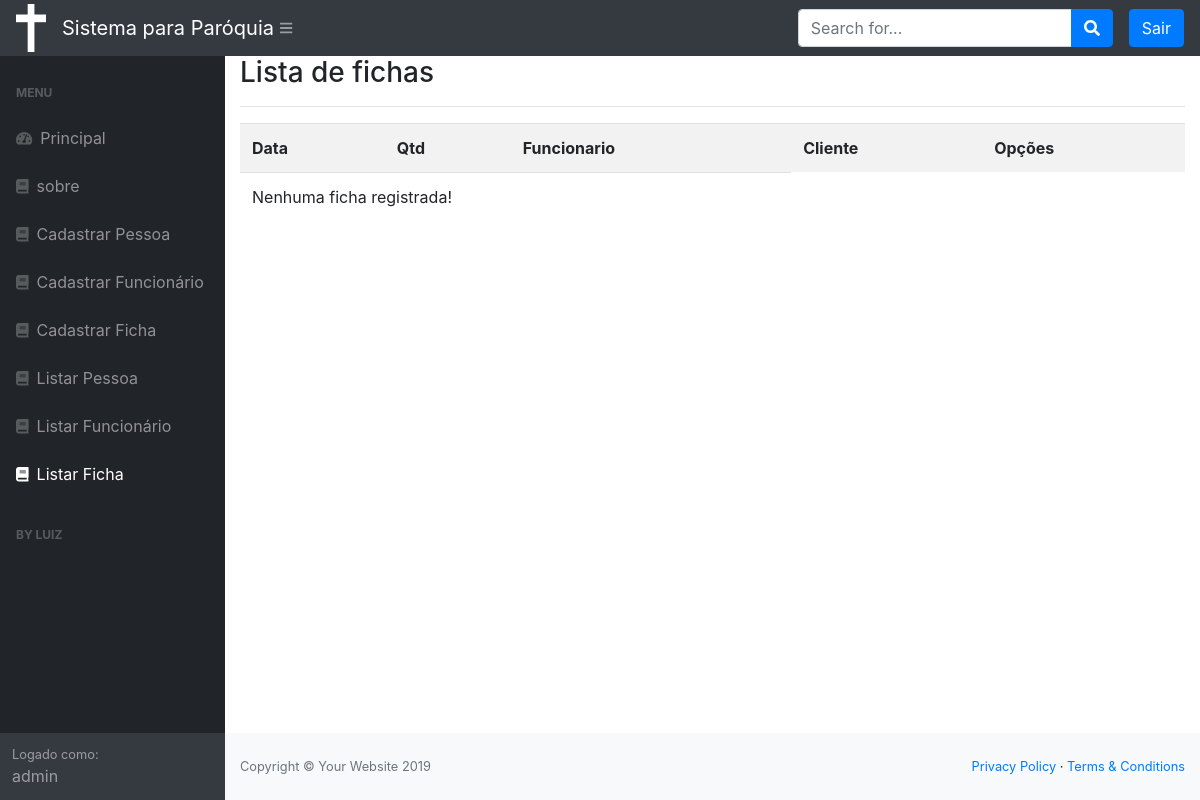
/listar/ficha/ (signed in), run on an earlier commit of the app's database.
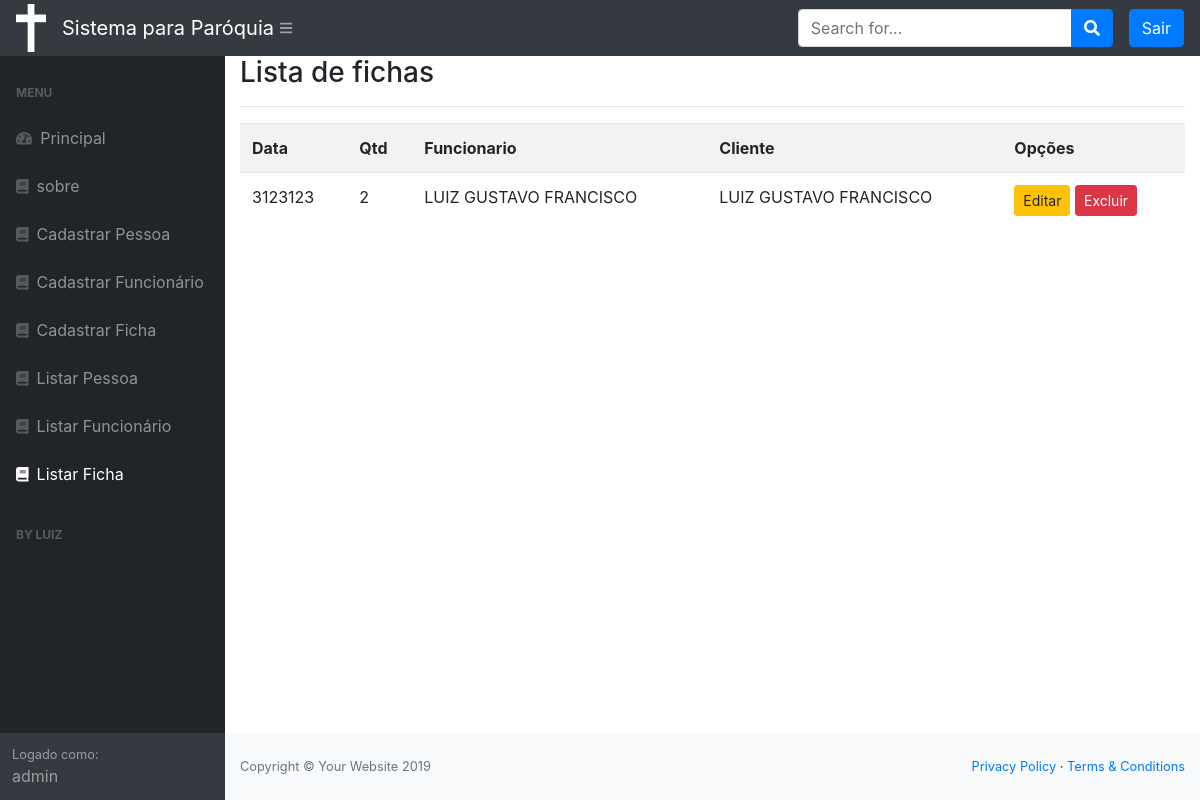
And on a later commit of the database.
### cadastros/models.py (models this page shows, shortened)
class Ficha(models.Model):
    data = models.CharField(max_length=50)
    qtd = models .IntegerField()
    funcionario = models.ForeignKey(Funcionario, on_delete = models.PROTECT)
    pessoa = models.ForeignKey(Pessoa, on_delete = models.PROTECT)

class Funcionario(models.Model):
    nome = models.CharField(max_length=50)
    endereco = models.CharField(max_length=50, verbose_name="Endereço", unique=True)
    telefone = models .IntegerField()
    email = models.CharField(max_length=50, unique=True)
    cpf = models.IntegerField(unique=True)

class Pessoa(models.Model):
    nome = models.CharField(max_length=50)
    endereco = models.CharField(max_length=50, verbose_name="Endereço", unique=True)
    telefone = models.IntegerField()
    email = models.CharField(max_length=50, unique=True)
    cpf = models.IntegerField(unique=True)

### cadastros/views.py (the view)
# urls.py: path('listar/ficha/', FichaList.as_view(), name="listar-ficha"),
class FichaList(LoginRequiredMixin, ListView):
    login_url = reverse_lazy('login')
    model = Ficha
    template_name = 'cadastros/listas/ficha.html'

### cadastros/templates/cadastros/listas/ficha.html
{% extends 'paginas/modelo.html' %}
{% load static %}
{% block conteudo %}
    <h3>Lista de fichas </h3>
<hr>
<div class="table-responsive">
    <table class="table table-striped">
        <tr>
            <th>Data</th>
            <th>Qtd</th>
            <th>Funcionario</th>
            <th>Cliente</th>
            <th>Opções</th>
        </tr>
        {% for ficha in object_list %}
        <tr>
            <td>{{ ficha.data }}</td>
            <td> {{ ficha.qtd }} </td>
            <td> {{ ficha.funcionario.nome }} </td>
            <td> {{ ficha.pessoa.nome }} </td>
            <td>
                <a href="{% url 'editar-ficha' ficha.pk %}" class="btn btn-warning btn-sm">Editar</a>
                <a href="{% url 'excluir-ficha' ficha.pk %}" class="btn btn-danger btn-sm">Excluir</a>
             </td>
        </tr>
        {% empty %}
        <tr>
            <td colspan="3">Nenhuma ficha registrada!</td>
        </tr>
        {% endfor %}
    </table>
</div>
{% endblock %}

What changed in the data, as far as the page shows it:
added Ficha: data "3123123", qtd "2", funcionario.nome "LUIZ GUSTAVO FRANCISCO", pessoa.nome "LUIZ GUSTAVO FRANCISCO"
Also different on the page:
text no longer shown: "Nenhuma ficha registrada!"
